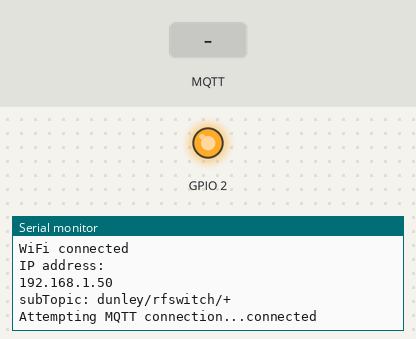
A sketch run on a simulated ESP8266 (NodeMCU). Parts: output pins drawn as LEDs (lit = HIGH, except the on-board LED, lit = LOW), the last lines printed to the serial monitor. The test bench sets the inputs (shaded band). WiFi joins after 1.5 s; servers stay silent unless stated; no MQTT or app messages arrive unless stated.

Above: at 2.7 s.
2.8 s: MQTT message "1" arrives on the first subscribed topic
At 3.4 s:
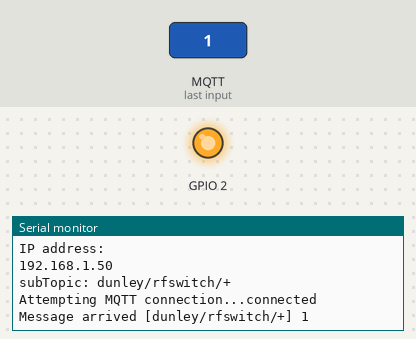
4.3 s: MQTT message "on" arrives on the first subscribed topic
At 5.7 s:
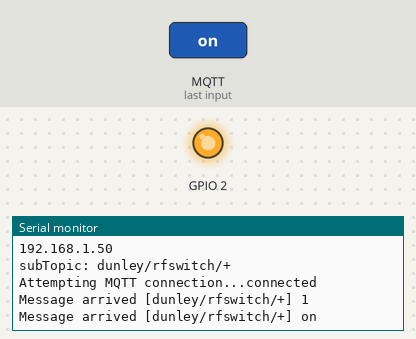

The sketch:

james_mqtt_esp.ino
```cpp
#include <RCSwitch.h>
#include <ESP8266WiFi.h>
#include <PubSubClient.h>

// Update these with values suitable for your network
const char* ssid = "xxx";
const char* password = "xxx";
const char* mqtt_server = "smartie";
const char* controlTopic = "dunley/rfswitch/";
const char* messagesTopic = "messages";

// PIN where RF transmitter is connected
int RC_PIN = 5;

char* TS_ON_CODE[]={"F0F0FFFF0101", "F0F0FFFF1001", "F0F0FFF10001", "F0F0FF1F0001", "F0F0F1FF0001"};
char* TS_OFF_CODE[]={"F0F0FFFF0110", "F0F0FFFF1010", "F0F0FFF10010", "F0F0FF1F0010", "F0F0F1FF0010"};

RCSwitch mySwitch = RCSwitch();
WiFiClient espClient;
PubSubClient client(espClient);
long lastMsg = 0;
char msg[50];
int value = 0;
byte switchStatus = 0; // a bit for each switch 1-8

void setup() {
  mySwitch.enableTransmit(RC_PIN);
  mySwitch.setPulseLength(182);
  pinMode(BUILTIN_LED, OUTPUT);
  Serial.begin(115200);
  setup_wifi();
  client.setServer(mqtt_server, 1883);
  client.setCallback(callback);

}

void setup_wifi() {

  delay(10);
  // We start by connecting to a WiFi network
  Serial.println();
  Serial.print("Connecting to ");
  Serial.println(ssid);

  WiFi.begin(ssid, password);
  WiFi.softAPdisconnect(true);
  WiFi.mode(WIFI_STA);

  while (WiFi.status() != WL_CONNECTED) {
    delay(500);
    Serial.print(".");
  }

  Serial.println("");
  Serial.println("WiFi connected");
  Serial.println("IP address: ");
  Serial.println(WiFi.localIP());
}

void callback(char* topic, byte* payload, unsigned int length) {
  Serial.print("Message arrived [");
  Serial.print(topic);
  Serial.print("] ");
  for (int i = 0; i < length; i++) {
    Serial.print((char)payload[i]);
  }
  Serial.println();

  int topicLen = strlen(topic);
  int address = (topic[topicLen - 1] - '0');
  char statusTopic[50];
  char* statusMsg = "0";

  sprintf(statusTopic, "%s%d/status", controlTopic, address);

  switch (payload[0]) {
    case 's':
      Serial.print("Status query for address ");
      Serial.println(address);

      Serial.print("Will publish to ");
      Serial.println(statusTopic);

      if (bitRead(switchStatus, address)) {
        statusMsg = "1";
      } else {
        statusMsg = "0";
      }
      break;
    case 't':
      Serial.print("Toggle for address ");
      Serial.println(address);

      if (bitRead(switchStatus, address)) {
        if (address < 4) {
          mySwitch.switchOff(1, address);
        } else {
          mySwitch.sendTriState(TS_OFF_CODE[address - 4]);
        }
        bitClear(switchStatus, address);
      } else {
        if (address < 4) {
          mySwitch.switchOn(1, address);
        } else {
          mySwitch.sendTriState(TS_ON_CODE[address - 4]);
        }
      bitSet(switchStatus, address);
      }
      break;
    case '1':
      if (address < 4) {
        mySwitch.switchOn(1, address);
      } else {
        mySwitch.sendTriState(TS_ON_CODE[address - 4]);
      }
      bitSet(switchStatus, address);
      statusMsg = "1";
      break;
    case '0':
      if (address < 4) {
        mySwitch.switchOff(1, address);
      } else {
        mySwitch.sendTriState(TS_OFF_CODE[address - 4]);
      }
      bitClear(switchStatus, address);
      statusMsg = "0";
      break;
    }
    client.publish(statusTopic, statusMsg);
  }

void reconnect() {

  // Allocate a new buffer one char bigger than controlTopic
  char subTopic[strlen(controlTopic) + 2];
  // Copy the contents of controlTopic to it
  strncpy(subTopic,controlTopic,strlen(controlTopic));
  // Add a '+' as the final character
  subTopic[strlen(controlTopic)] = '+';
  subTopic[strlen(controlTopic) + 1] = '\0';

  //Serial.print("controlTopic: ");
  //Serial.println(controlTopic);
  Serial.print("subTopic: ");
  Serial.println(subTopic);
  //Serial.print("strlen controlTopic: ");
  //Serial.println(strlen(controlTopic));
  //Serial.print("strlen subTopic: ");
  //Serial.println(strlen(subTopic));
  // Loop until we're reconnected
  while (!client.connected()) {
    Serial.print("Attempting MQTT connection...");
    // Attempt to connect
    if (client.connect("ESP8266-RCSwitch")) {
      Serial.println("connected");
      // Once connected, publish an announcement...
      client.publish(messagesTopic, "ESP8266-RCSwitch is ONLINE");
      // ... and resubscribe
      client.subscribe(subTopic);
    } else {
      Serial.print("failed, rc=");
      Serial.print(client.state());
      Serial.println(" try again in 5 seconds");
      // Wait 5 seconds before retrying
      delay(5000);
    }
  }
}
void loop() {

  if (!client.connected()) {
    reconnect();
  }
  client.loop();

  long now = millis();
  if (now - lastMsg > 3600000) {
    lastMsg = now;
    ++value;
    snprintf (msg, 75, "ESP8266-RCSwitch is still ONLINE #%ld", value);
    Serial.print("Publish message: ");
    Serial.println(msg);
    client.publish(messagesTopic, msg);
  }
}
```

Measured:
- after the input at 2.8 s, the serial monitor: prints a new line at once (image 1)
- after the input at 4.3 s, the serial monitor: prints a new line at once (image 2)
